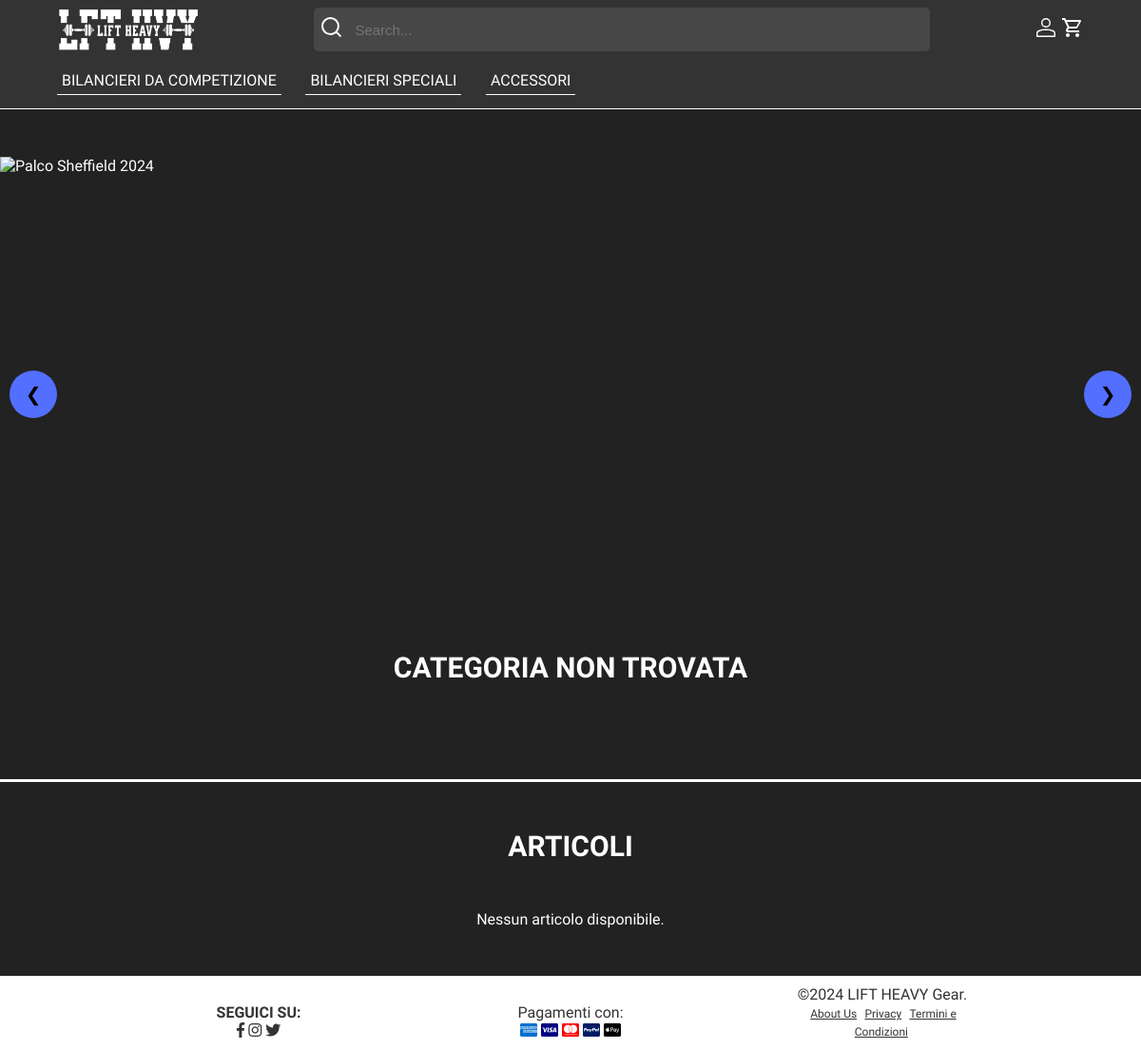
Page /categoria.php on the earlier database version.
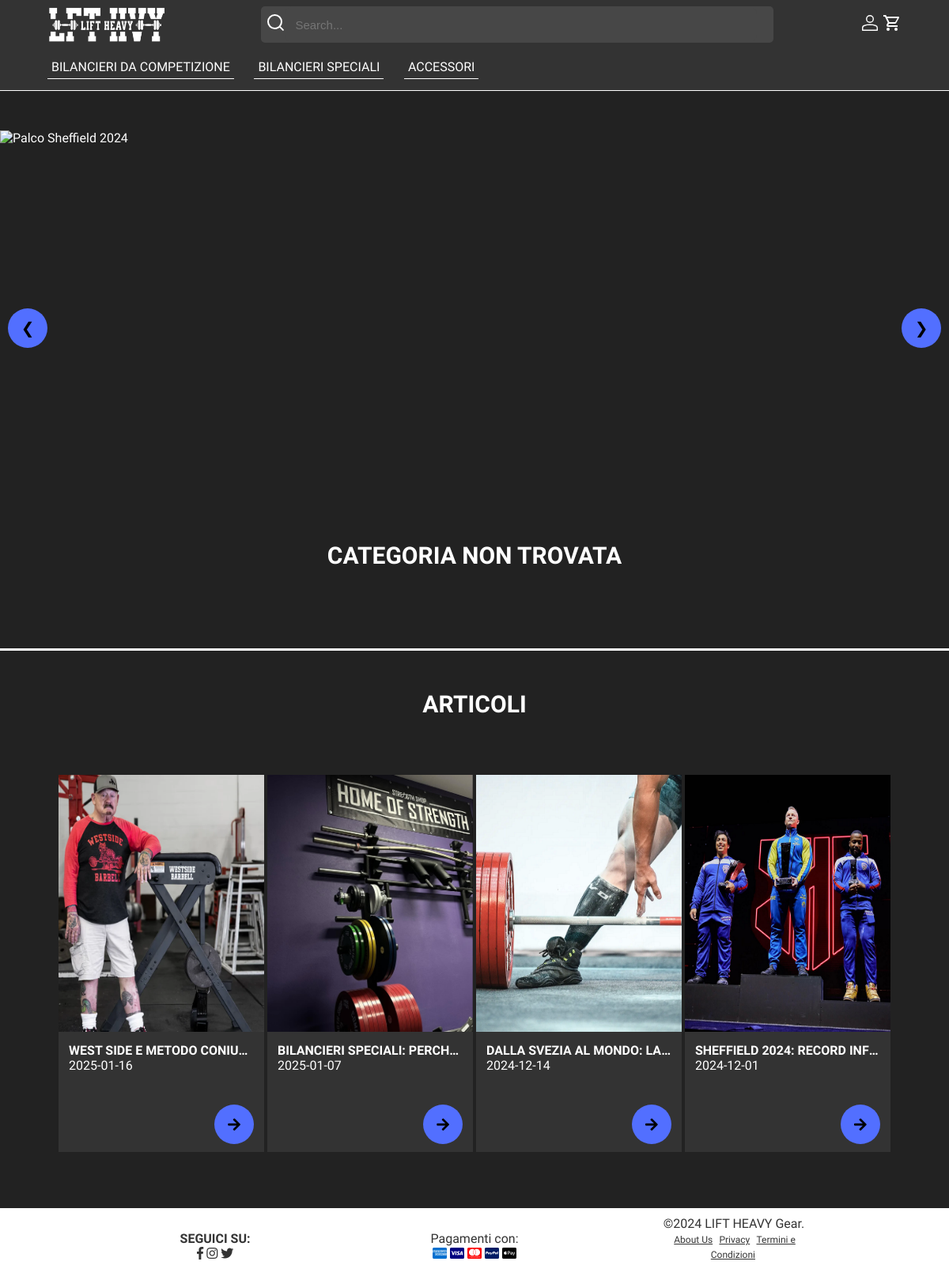
Same page on the later database version.
### tables this page shows
CREATE TABLE categoria (
     ID_categoria INT NOT NULL AUTO_INCREMENT,
     nome_categoria VARCHAR(100) NOT NULL,
     CONSTRAINT ID_categoria_ID PRIMARY KEY (ID_categoria)
);

CREATE TABLE articolo (
     ID_articolo INT NOT NULL AUTO_INCREMENT,
     titolo_articolo VARCHAR(255) NOT NULL,
     testo_articolo MEDIUMTEXT NOT NULL,
     data_articolo DATE NOT NULL,
     immagine_articolo VARCHAR(255) NOT NULL,
     CONSTRAINT ID_articolo_ID PRIMARY KEY (ID_articolo)
);

### categoria.php (called while the page is built)
<?php
require_once("bootstrap.php");
$id_cat = isset($_GET['id']) ? (int)$_GET['id'] : 0;
$categoria = $dbh->getCategoriesById($id_cat);
$templateParams["titolo"] = isset($categoria["nome_categoria"]) ? $categoria["nome_categoria"] : "Categoria non trovata";
$templateParams["titolo-main"] =  isset($categoria["nome_categoria"]) ? $categoria["nome_categoria"] : "Categoria non trovata";
$templateParams["categorie"] = $dbh->getCategories();
$templateParams["nome-main"] = "lista_prodotti.php";
$templateParams["lista-prodotti"] = $dbh->getProductByCategory($id_cat);
$templateParams["show-aside"] = true;
$templateParams["articoli"] = $dbh->getArticles();
require("template/base.php");
?>

### db/database.php (called while the page is built, shortened)
<?php
class DatabaseHelper
{
    private $db;
    public function __construct($servername, $username, $password, $dbname, $port)
    {
        $this->db = new mysqli($servername, $username, $password, $dbname, $port);
    }
    public function getCategories()
    {
        $query = "SELECT ID_categoria, nome_categoria FROM categoria ORDER BY ID_categoria ASC";
        $stmt = $this->db->prepare($query);
        $stmt->execute();
        $result = $stmt->get_result();
        $categories = $result->fetch_all(MYSQLI_ASSOC);
        return $categories;
    }
    public function getProductByCategory($idcategoria)
    {
        $query = "SELECT ID_prodotto, nome, immagine, descrizione, prezzo, quantita FROM prodotto WHERE ID_categoria = ?";
        $stmt = $this->db->prepare($query);
        $stmt->bind_param('i', $idcategoria);
        $stmt->execute();
        $result = $stmt->get_result();
        return $result->fetch_all(MYSQLI_ASSOC);
    }
    public function getArticles()
    {
        $query = "SELECT ID_articolo, titolo_articolo, testo_articolo, data_articolo, immagine_articolo FROM articolo ORDER BY data_articolo DESC ";
        $stmt = $this->db->prepare($query);
        $stmt->execute();
        $result = $stmt->get_result();
        return $result->fetch_all(MYSQLI_ASSOC);
    }
}

### bootstrap.php (called while the page is built, shortened)
<?php
require_once("db/database.php");
$dbh = new DatabaseHelper("localhost", "root", "", "liftheavygear", 3307);
?>

### template/base.php (the view, shortened to what the changed rows need)
<!DOCTYPE html>
<html lang="it">
<head>
    <link rel="stylesheet" href="https://use.fontawesome.com/releases/v5.7.0/css/all.css"
 />
    <link rel="stylesheet" href="css/style.css" />
    <link rel="stylesheet" href="css/styleClass.css" />
    <link rel="stylesheet" href="css/carrello.css" />
</head>
<body>
    <header>
        <div class="header-menu">
            <nav>
                <ul id="dropdown-menu" class="hidden">
                    <?php foreach ($templateParams["categorie"] as $categoria): ?>
                        <li>
                            <a href="<?php
                                        if (isset($_SESSION["loggedin"]) && $_SESSION["loggedin"] === true) {
                                            $userRole = $_SESSION["venditore"];
                                            echo $userRole === 'Y' ? '#' : 'categoria.php?id=' . $categoria["ID_categoria"];
                                        } else {
                                            echo 'categoria.php?id=' . $categoria["ID_categoria"];
                                        }
                                        ?>">
                                <?php echo $categoria["nome_categoria"]; ?>
                            </a>
                        </li>
                    <?php endforeach; ?>
                </ul>
            </nav>
        </div>
    </header>
    <main>
    </main>
    <?php if (isset($templateParams["show-aside"]) && $templateParams["show-aside"]): ?>
        <aside>
            <h1>ARTICOLI</h1>
            <?php if (isset($templateParams["articoli"]) && !empty($templateParams["articoli"])): ?>
                <?php foreach ($templateParams["articoli"] as $articolo): ?>
                    <div class="articolo">
                        <img src="<?php echo UPLOAD_DIR_ARTICLES . $articolo["immagine_articolo"]; ?>" alt=" <?php echo $articolo["titolo_articolo"]; ?>" />
                        <section>
                            <h2><?php echo $articolo["titolo_articolo"]; ?></h2>
                            <p><?php echo $articolo["data_articolo"]; ?></p>
                            <button onclick="window.location.href='articolo.php?id=<?php echo $articolo['ID_articolo']; ?>' "><span class="fas fa-arrow-right"></span></button>
                        </section>
                    </div>
                <?php endforeach; ?>
            <?php else: ?>
                <p>Nessun articolo disponibile.</p>
            <?php endif; ?>
        </aside>
    <?php endif; ?>
    <footer>
        <section class="social">
            <h2>SEGUICI SU:</h2>
        </section>
    </footer>
</body>
</html>

Differences in the rows shown:
added articolo: immagine_articolo (picture), titolo_articolo "WEST SIDE E METODO CONIU…", data_articolo "2025-01-16"
added articolo: immagine_articolo (picture), titolo_articolo "BILANCIERI SPECIALI: PERCH…", data_articolo "2025-01-07"
added articolo: immagine_articolo (picture), titolo_articolo "DALLA SVEZIA AL MONDO: LA…", data_articolo "2024-12-14"
added articolo: immagine_articolo (picture), titolo_articolo "SHEFFIELD 2024: RECORD INF…", data_articolo "2024-12-01"
Other differences:
text no longer shown: "Nessun articolo disponibile."
